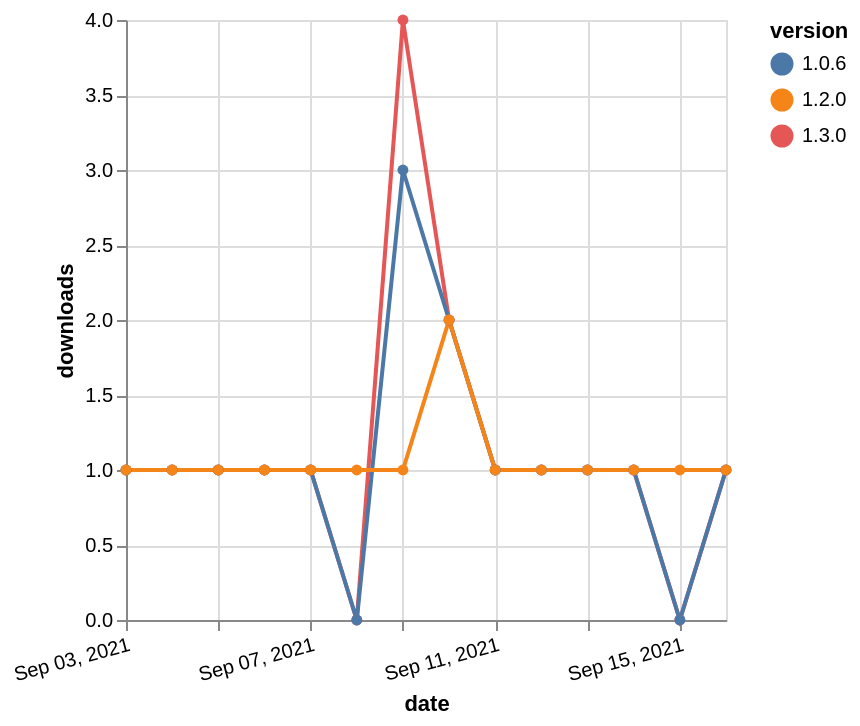

Here is the Vega-Lite specification saved for this chart:
### Vega-Lite specification from a JSON file in a GitHub repository (floating-point values rounded to 4 significant figures)
{"$schema": "https://vega.github.io/schema/vega-lite/v5.json", "description": "A simple bar chart with embedded data.", "data": {"values": [{"date": "2021-09-03", "total": 197, "delta": 1, "version": "1.3.0"}, {"date": "2021-09-04", "total": 198, "delta": 1, "version": "1.3.0"}, {"date": "2021-09-05", "total": 199, "delta": 1, "version": "1.3.0"}, {"date": "2021-09-06", "total": 200, "delta": 1, "version": "1.3.0"}, {"date": "2021-09-07", "total": 201, "delta": 1, "version": "1.3.0"}, {"date": "2021-09-08", "total": 201, "delta": 0, "version": "1.3.0"}, {"date": "2021-09-09", "total": 205, "delta": 4, "version": "1.3.0"}, {"date": "2021-09-10", "total": 207, "delta": 2, "version": "1.3.0"}, {"date": "2021-09-11", "total": 208, "delta": 1, "version": "1.3.0"}, {"date": "2021-09-12", "total": 209, "delta": 1, "version": "1.3.0"}, {"date": "2021-09-13", "total": 210, "delta": 1, "version": "1.3.0"}, {"date": "2021-09-14", "total": 211, "delta": 1, "version": "1.3.0"}, {"date": "2021-09-15", "total": 211, "delta": 0, "version": "1.3.0"}, {"date": "2021-09-16", "total": 212, "delta": 1, "version": "1.3.0"}, {"date": "2021-09-03", "total": 254, "delta": 1, "version": "1.0.6"}, {"date": "2021-09-04", "total": 255, "delta": 1, "version": "1.0.6"}, {"date": "2021-09-05", "total": 256, "delta": 1, "version": "1.0.6"}, {"date": "2021-09-06", "total": 257, "delta": 1, "version": "1.0.6"}, {"date": "2021-09-07", "total": 258, "delta": 1, "version": "1.0.6"}, {"date": "2021-09-08", "total": 258, "delta": 0, "version": "1.0.6"}, {"date": "2021-09-09", "total": 261, "delta": 3, "version": "1.0.6"}, {"date": "2021-09-10", "total": 263, "delta": 2, "version": "1.0.6"}, {"date": "2021-09-11", "total": 264, "delta": 1, "version": "1.0.6"}, {"date": "2021-09-12", "total": 265, "delta": 1, "version": "1.0.6"}, {"date": "2021-09-13", "total": 266, "delta": 1, "version": "1.0.6"}, {"date": "2021-09-14", "total": 267, "delta": 1, "version": "1.0.6"}, {"date": "2021-09-15", "total": 267, "delta": 0, "version": "1.0.6"}, {"date": "2021-09-16", "total": 268, "delta": 1, "version": "1.0.6"}, {"date": "2021-09-03", "total": 203, "delta": 1, "version": "1.2.0"}, {"date": "2021-09-04", "total": 204, "delta": 1, "version": "1.2.0"}, {"date": "2021-09-05", "total": 205, "delta": 1, "version": "1.2.0"}, {"date": "2021-09-06", "total": 206, "delta": 1, "version": "1.2.0"}, {"date": "2021-09-07", "total": 207, "delta": 1, "version": "1.2.0"}, {"date": "2021-09-08", "total": 208, "delta": 1, "version": "1.2.0"}, {"date": "2021-09-09", "total": 209, "delta": 1, "version": "1.2.0"}, {"date": "2021-09-10", "total": 211, "delta": 2, "version": "1.2.0"}, {"date": "2021-09-11", "total": 212, "delta": 1, "version": "1.2.0"}, {"date": "2021-09-12", "total": 213, "delta": 1, "version": "1.2.0"}, {"date": "2021-09-13", "total": 214, "delta": 1, "version": "1.2.0"}, {"date": "2021-09-14", "total": 215, "delta": 1, "version": "1.2.0"}, {"date": "2021-09-15", "total": 216, "delta": 1, "version": "1.2.0"}, {"date": "2021-09-16", "total": 217, "delta": 1, "version": "1.2.0"}]}, "width": "container", "mark": {"type": "line", "point": {"filled": true}}, "encoding": {"x": {"field": "date", "type": "temporal", "timeUnit": "yearmonthdate", "title": "date", "axis": {"labelAngle": -15}}, "y": {"field": "delta", "type": "quantitative", "title": "downloads"}, "color": {"field": "version", "type": "nominal"}, "tooltip": {"field": "delta"}}}
